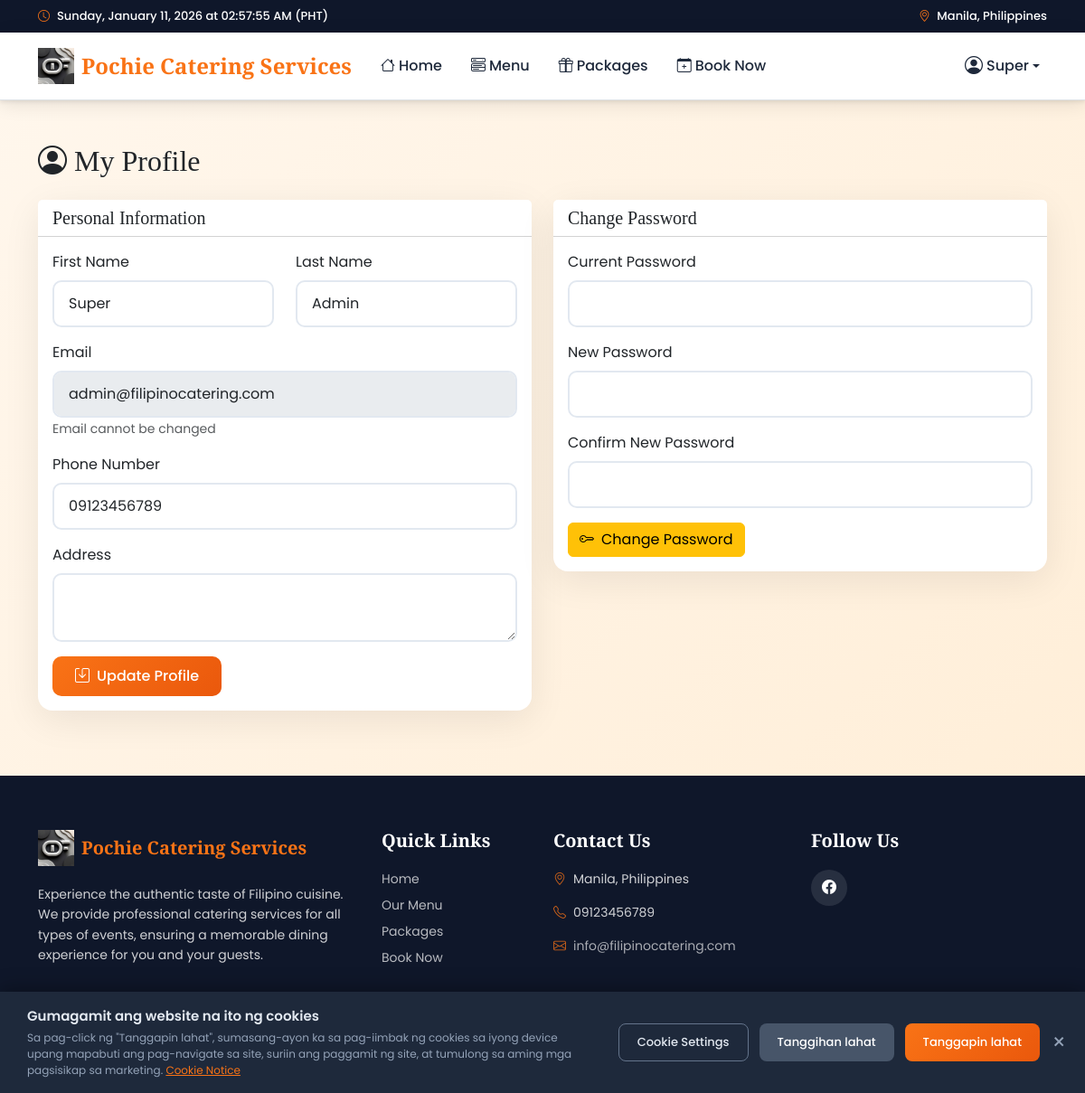
The app's page /profile.php (signed in) with its own data.
### tables this page shows
CREATE TABLE `users` (
  `id` int(11) NOT NULL,
  `email` varchar(100) NOT NULL,
  `password` varchar(255) NOT NULL,
  `first_name` varchar(50) NOT NULL,
  `last_name` varchar(50) NOT NULL,
  `phone` varchar(20) DEFAULT NULL,
  `address` text DEFAULT NULL,
  `role` enum('customer','staff','admin','super_admin') DEFAULT 'customer',
  `profile_image` varchar(255) DEFAULT NULL,
  `is_active` tinyint(1) DEFAULT 1,
  `created_at` timestamp NOT NULL DEFAULT current_timestamp(),
  `updated_at` timestamp NOT NULL DEFAULT current_timestamp() ON UPDATE current_timestamp(),
  `email_verified` tinyint(1) DEFAULT 0
);

### config/functions.php (called while the page is built, shortened)
<?php
function url($path) {
    return BASE_URL . '/' . ltrim($path, '/');
}
function isLoggedIn() {
    return isset($_SESSION['user_id']);
}
function getCurrentUser($conn) {
    $id = $_SESSION['user_id'];
    $result = $conn->query("SELECT * FROM users WHERE id = $id");
    return $result->fetch_assoc();
}
function getSettings($conn) {
    $settings = [];
    $result = $conn->query("SELECT setting_key, setting_value FROM settings");
    if ($result) {
        while ($row = $result->fetch_assoc()) {
            $settings[$row['setting_key']] = $row['setting_value'];
        }
    }
    return $settings;
}
?>

### profile.php (the view, shortened to what this page needs)
<?php
require_once 'includes/header.php';
$user = getCurrentUser($conn);
?>
<div class="container py-5">
    <h2 class="mb-4"><i class="bi bi-person-circle me-2"></i>My Profile</h2>
    <div class="row">
        <div class="col-md-6">
            <div class="card mb-4">
                <div class="card-header bg-white"><h5 class="mb-0">Personal Information</h5></div>
                <div class="card-body">
                    <form method="POST">
                        <div class="row mb-3">
                            <div class="col-6">
                                <label class="form-label">First Name</label>
                                <input type="text" name="first_name" class="form-control" value="<?= htmlspecialchars($user['first_name']) ?>" required>
                            </div>
                            <div class="col-6">
                                <label class="form-label">Last Name</label>
                                <input type="text" name="last_name" class="form-control" value="<?= htmlspecialchars($user['last_name']) ?>" required>
                            </div>
                        </div>
                        <div class="mb-3">
                            <label class="form-label">Email</label>
                            <input type="email" class="form-control" value="<?= htmlspecialchars($user['email']) ?>" disabled>
                            <small class="text-muted">Email cannot be changed</small>
                        </div>
                        <div class="mb-3">
                            <label class="form-label">Phone Number</label>
                            <input type="text" name="phone" class="form-control" value="<?= htmlspecialchars($user['phone'] ?? '') ?>">
                        </div>
                        <div class="mb-3">
                            <label class="form-label">Address</label>
                            <textarea name="address" class="form-control" rows="2"><?= htmlspecialchars($user['address'] ?? '') ?></textarea>
                        </div>
                        <button type="submit" name="update_profile" class="btn btn-primary">
                            <i class="bi bi-save me-2"></i>Update Profile
                        </button>
                    </form>
                </div>
            </div>
        </div>
        <div class="col-md-6">
            <div class="card">
                <div class="card-header bg-white"><h5 class="mb-0">Change Password</h5></div>
                <div class="card-body">
                    <form method="POST">
                        <div class="mb-3">
                            <label class="form-label">Current Password</label>
                            <input type="password" name="current_password" class="form-control" required>
                        </div>
                        <div class="mb-3">
                            <label class="form-label">New Password</label>
                            <input type="password" name="new_password" class="form-control" required minlength="6">
                        </div>
                        <div class="mb-3">
                            <label class="form-label">Confirm New Password</label>
                            <input type="password" name="confirm_password" class="form-control" required>
                        </div>
                        <button type="submit" name="change_password" class="btn btn-warning">
                            <i class="bi bi-key me-2"></i>Change Password
                        </button>
                    </form>
                </div>
            </div>
        </div>
    </div>
</div>
<?php require_once 'includes/footer.php'; ?>

### includes/header.php (shortened to what this page needs)
<?php
require_once __DIR__ . '/../config/functions.php';
$settings = getSettings($conn);
$currentUser = getCurrentUser($conn);
?>
<!DOCTYPE html>
<html lang="en">
<head>
    <link href="https://cdn.jsdelivr.net/npm/bootstrap@5.3.2/dist/css/bootstrap.min.css" rel="stylesheet">
    <link href="https://cdn.jsdelivr.net/npm/bootstrap-icons@1.11.1/font/bootstrap-icons.css" rel="stylesheet">
</head>
  <body>
    <header class="sticky-top shadow-sm">
      <div class="top-bar">
          <div class="container d-flex justify-content-between align-items-center">
                    <div class="d-flex align-items-center">
                        <i class="bi bi-clock me-2"></i>
                        <span id="ph-time-display" class="me-2">Loading time...</span>
                    </div>
              <div class="d-none d-md-block">
                  <i class="bi bi-geo-alt me-1"></i> <?= htmlspecialchars($settings['site_address'] ?? 'Philippines') ?>
              </div>
          </div>
      </div>
      <nav class="navbar navbar-expand-lg border-bottom">
        <div class="container">
            <a class="navbar-brand d-flex align-items-center" href="<?= url('index.php') ?>">
                <?php if (!empty($settings['site_logo'])): ?>
                    <img src="<?= url('uploads/settings/' . $settings['site_logo']) ?>" alt="<?= htmlspecialchars($settings['site_name'] ?? 'Logo') ?>" style="max-height: 40px;" class="me-2">
                <?php else: ?>
                    <span class="me-2">🍲</span>
                <?php endif; ?>
                <?= $settings['site_name'] ?? 'Pochie Catering Services' ?>
            </a>
            <div class="d-flex align-items-center order-lg-last">
                <?php if (isLoggedIn()): ?>
                    <div class="dropdown">
                        <a class="nav-link dropdown-toggle d-flex align-items-center" href="#" data-bs-toggle="dropdown">
                            <i class="bi bi-person-circle fs-5 me-1"></i>
                            <span class="d-none d-sm-inline"><?= htmlspecialchars($currentUser['first_name'] ?? 'User') ?></span>
                        </a>
                    </div>
                <?php endif; ?>
            </div>
            <div class="collapse navbar-collapse" id="navbarNav">
                <ul class="navbar-nav me-auto mb-2 mb-lg-0">
                    <li class="nav-item">
                        <a class="nav-link" href="<?= url('index.php') ?>"><i class="bi bi-house me-1"></i>Home</a>
                    </li>
                    <li class="nav-item">
                        <a class="nav-link" href="<?= url('menu.php') ?>"><i class="bi bi-menu-button-wide me-1"></i>Menu</a>
                    </li>
                    <li class="nav-item">
                        <a class="nav-link" href="<?= url('packages.php') ?>"><i class="bi bi-gift me-1"></i>Packages</a>
                    </li>
                    <?php if (isLoggedIn()): ?>
                        <li class="nav-item">
                            <a class="nav-link" href="<?= url('book.php') ?>"><i class="bi bi-calendar-plus me-1"></i>Book Now</a>
                        </li>
                    <?php endif; ?>
                </ul>
            </div>
        </div>
    </nav>
</header>

### includes/header.php (style rules this page uses)
:root { --primary: #f97316; --primary-dark: #ea580c; --secondary: #1e3a5f; --accent: #22c55e; --cream: #fffbeb; --dark: #1e293b; }
body { font-family: 'Poppins', sans-serif; background: linear-gradient(135deg, #fff7ed 0%, #ffedd5 100%); min-height: 100vh; }
h1, h2, h3, h4, h5, h6 { font-family: 'Playfair Display', serif; }
.top-bar { background: #0f172a; color: white; padding: 8px 0; font-size: 13px; font-weight: 500; }
.top-bar i { color: var(--primary); }
header.sticky-top { z-index: 1100; }
.navbar { background: rgba(255, 255, 255, 0.98); backdrop-filter: blur(10px); box-shadow: 0 4px 20px rgba(0,0,0,0.1); padding: 12px 0; z-index: 1100 !important; }
.navbar-brand { font-family: 'Playfair Display', serif; font-size: 1.5rem; font-weight: 700; color: var(--primary) !important; }
.nav-link { color: var(--dark) !important; font-weight: 500; margin: 0 8px; transition: all 0.3s; }
.btn-primary { background: linear-gradient(135deg, var(--primary) 0%, var(--primary-dark) 100%); border: none; font-weight: 500; border-radius: 10px; padding: 10px 25px; }
.card { border: none; border-radius: 16px; box-shadow: 0 10px 40px rgba(0,0,0,0.08); transition: transform 0.3s, box-shadow 0.3s; }
.form-control, .form-select { border-radius: 10px; border: 2px solid #e2e8f0; padding: 12px 16px; transition: all 0.2s; }

### records on screen
users: first_name "Super", last_name "Admin", email "admin@filipinocatering.com", phone "09123456789"

### other values on screen
$settings['site_address'] "Manila, Philippines"
$settings['site_name'] "Pochie Catering Services"
$siteName "Pochie Catering Services"
$siteAddress "Manila, Philippines"
$sitePhone "09123456789"
$siteEmail "info@filipinocatering.com"
